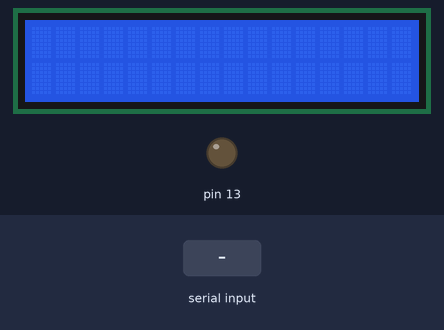
Bench run of a sketch on a simulated Arduino Uno, built with avr-gcc and run on an emulated ATmega328P. On the bench: 16×2 character LCD, output pins drawn as LEDs (lit = HIGH). Inputs (shaded band) come from the test bench. What the sketch prints to the serial monitor is not drawn.

Above: at 1.2 s.
1.3 s: "90,45,200\n" received over Serial
At 6.4 s:
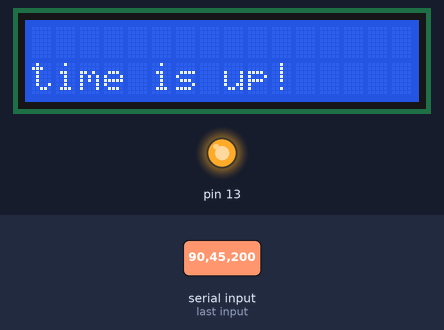
6.8 s: "30,150,10\n" received over Serial
At 9.6 s:
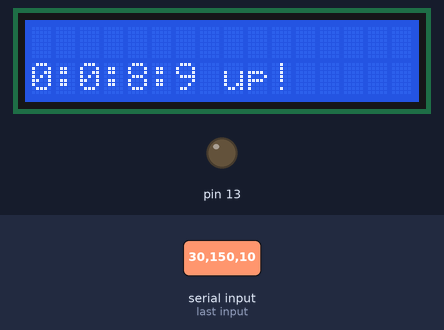
9.8 s: "90,45,200\n" received over Serial
At 11.6 s:
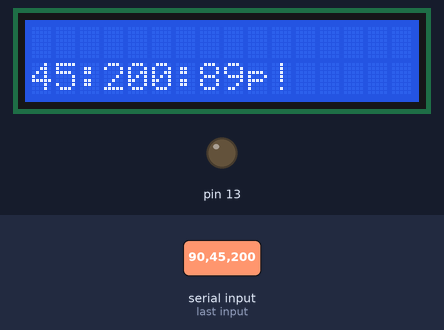
12.8 s: "200\n" received over Serial
At 15.0 s:
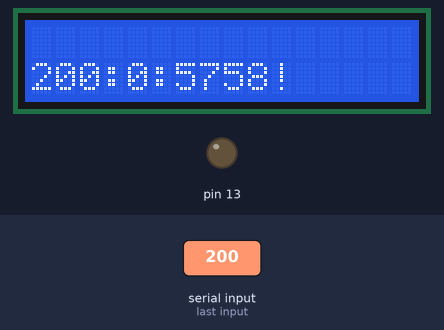
15.3 s: "0\n" received over Serial
At 16.5 s:
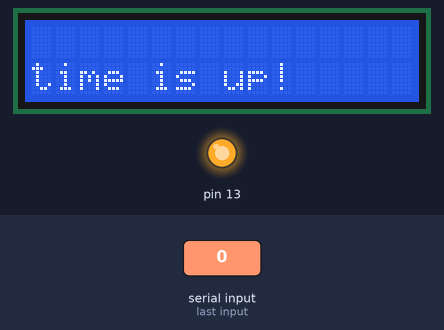
17.3 s: "5\n" received over Serial
At 19.1 s:
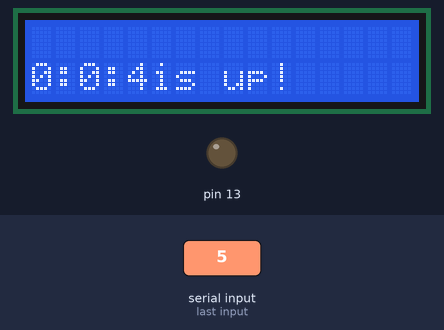
Timing chart, 0 to 22.8 s (numbered marks = the images above; inputs shaded):
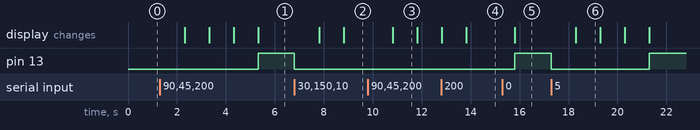

Measured:
- after the input at 1.3 s, pin 13: LOW → HIGH after 4.0 s; the display: first changes after 1.0 s (image 1 shows a later state)
- after the input at 6.8 s, pin 13: HIGH → LOW at once; the display: first changes after 1.0 s (image 2 shows a later state)
- after the input at 9.8 s, pin 13: stays LOW (without the input it goes to HIGH after 1.0 s); the display: changes after 1.0 s (image 3)
- after the input at 12.8 s, the display: first changes at once (image 4 shows a later state)
- after the input at 15.3 s, pin 13: LOW → HIGH after 0.51 s; the display: changes after 0.51 s (image 5)
- after the input at 17.3 s, pin 13: HIGH → LOW at once, → HIGH 4.0 s later; the display: changes after 1.0 s (image 6)
- what the display in image 3 shows lasts 1.0 s, from 10.8 s to 11.8 s

The sketch:

Lab11.ino
```cpp
//Lab 11 - 計時計數器
//MSTimer2，show on LCD to implement a clock
#include <MsTimer2.h>
// 引用 LiquidCrystal Library
#include <LiquidCrystal.h>

const int INTERVAL = 1000; //ms

// 建立 LiquidCrystal 的變數 lcd
//                 LCD 接腳:  rs, enable, d4, d5, d6, d7
//      對應到 Arduino 接腳:  12,     11,  5,  4,  3,  2
LiquidCrystal lcd(12, 11, 5, 4, 3, 2);

int h = 0;
int m = 0;
int s = 0;

void counter( ) {

  if(!(h==0&&m==0&&s==0)){
    s--;
    if(s<0){
      s = 59;
      m--;
    }

    if(m<0){
      m = 59;
      h--;
    }

    Serial.print(h);
    Serial.print(":");
    Serial.print(m);
    Serial.print(":");
    Serial.println(s);

    lcd.print(h);
    lcd.print(":");
    lcd.print(m);
    lcd.print(":");
    lcd.print(s);

  }else{
    digitalWrite(13, HIGH);

    Serial.println("time is up!");

    lcd.print("time is up!");
  }
  lcd.setCursor(0, 1);
}

void setup() {

  Serial.begin(9600);


  // 設定 LCD 的行列數目 (2 x 16)
  lcd.begin(16, 2);

  lcd.setCursor(0, 1);
  pinMode(13, OUTPUT);
  MsTimer2::set(INTERVAL, counter); // INTERVAL ms
}

void loop() {

//  // 列印 Arduino 重開之後經過的秒數
//  lcd.print(millis()/1000);
  if(Serial.available()){
    digitalWrite(13, LOW);
    h = Serial.parseInt();
    m = Serial.parseInt();
    s = Serial.parseInt();
    MsTimer2::start( );
  }
}
```
